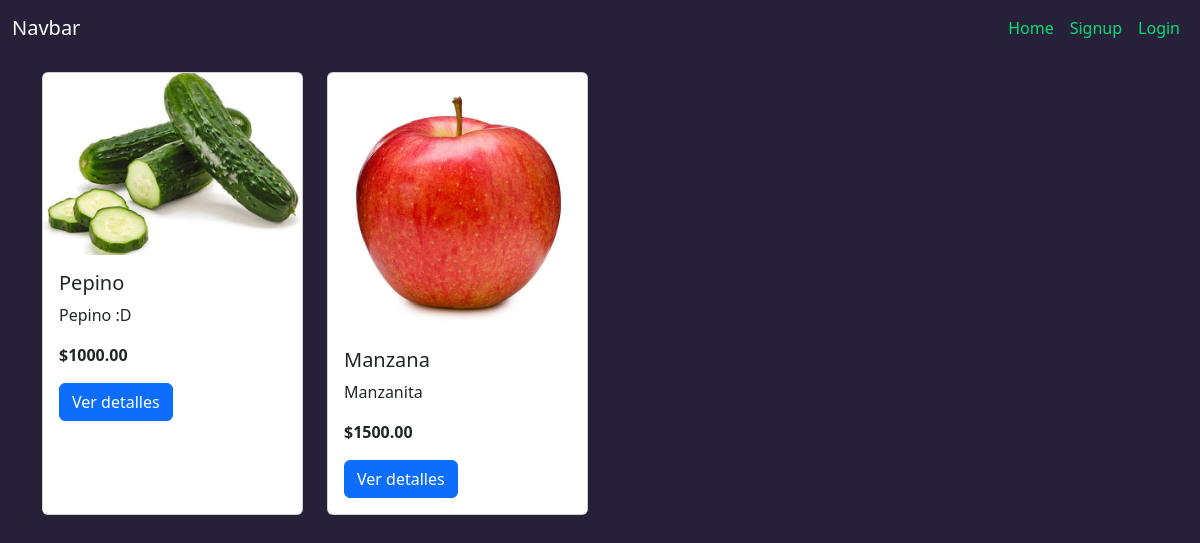
The app's page /items/ with its own data.
### tasks/models.py (models this page shows, shortened)
class Item(models.Model):
    name = models.CharField(max_length=100)
    image = models.ImageField(upload_to='productos/', null=True, blank=True)
    description = models.TextField()
    price = models.DecimalField(max_digits=10, decimal_places=2)

### tasks/views.py (the view)
# urls.py: path('items/', views.item_list, name='item_list'),
def item_list(request):
    items = Item.objects.all()
    return render(request, 'item_list.html', {'items': items})

### tasks/templates/item_list.html
{% extends 'base.html' %}
{% block content %}
<div class="container mt-5">
  <div class="row">
      {% for item in items %}
      <div class="col-md-6 col-lg-3 mb-4 mt-4">
          <div class="card h-100">
              <img src="{{ item.image.url }}" class="card-img-top img-fluid" alt="{{ item.nombre }}">
              <div class="card-body">
                  <h5 class="card-title">{{ item.name }}</h5>
                  <p class="card-text">{{ item.description }}</p>
                  <p class="card-text"><strong>${{ item.price }}</strong></p>
                  <a href="{% url 'item_detail' item.pk %}" class="btn btn-primary">Ver detalles</a>
              </div>
          </div>
      </div>
      {% empty %}
      <p>No hay productos disponibles.</p>
      {% endfor %}
  </div>
</div>
{% endblock %}

### tasks/static/css/style.css (style rules this page uses)
body { padding: 0; margin: 0; }

### records on screen
Item: image (picture), name "Pepino", description "Pepino :D", price "1000.00"
Item: image (picture), name "Manzana", description "Manzanita", price "1500.00"
